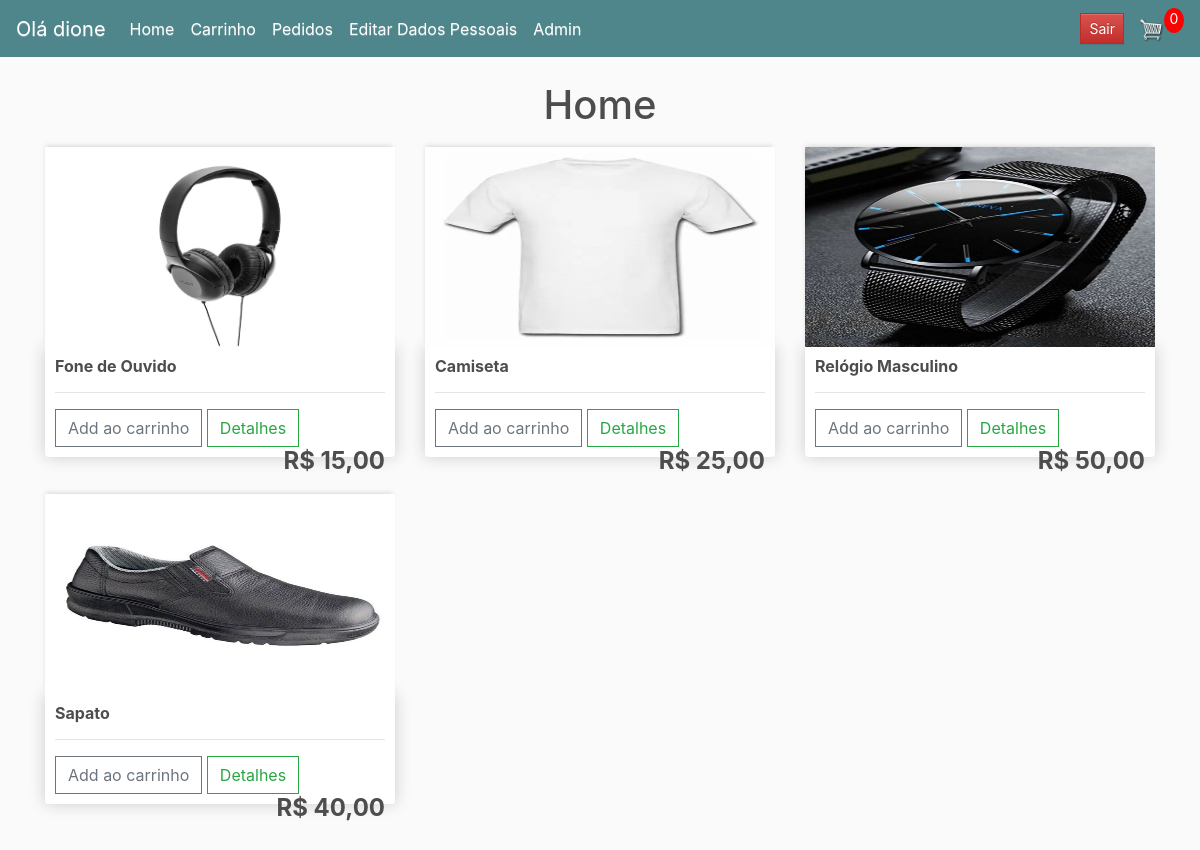
/ (signed in), run on the app's committed database.
### usuarios/models.py (models this page shows, shortened)
class User(AbstractUser):
    endereco = models.CharField(max_length=100, help_text='Insira o seu endereço.', null=True, blank=True)
    cidade = models.CharField(max_length=100, help_text='Insira a sua cidade.', null=True, blank=True)
    bairro = models.CharField(max_length=100, help_text='Insira o seu bairro.', null=True, blank=True)
    estado = models.CharField(max_length=100, help_text='Insira o seu estado.', null=True, blank=True)
    cep = models.CharField(max_length=8, null=True, blank=True)
    slug = models.SlugField(unique=True, blank=True, null=True)
    class Meta:
        verbose_name = ("Usuário")
        verbose_name_plural = ("Usuários")
        swappable = settings.AUTH_USER_MODEL

### test_ecommerce/models.py (models this page shows, shortened)
class Produto(models.Model):
    nome = models.CharField(max_length=200, null=True)
    preco = models.DecimalField(max_digits=7, decimal_places=2)
    imagem = models.ImageField(null=True, blank=True, upload_to='produtos')
    digital = models.BooleanField(default=False, null=True, blank=False)
    @property
    def image_url(self): # para poder visualizar fotos no html
        if self.imagem and hasattr(self.imagem, 'url'):
            return self.imagem.url

### test_ecommerce/views.py (the view)
# urls.py: 2. Add a URL to urlpatterns:  path('', views.home, name='home')
@login_required(redirect_field_name='cadastro/login.html')
def home(request):
    if request.user.is_authenticated:
        cliente = request.user
        pedido, criado = Pedido.objects.get_or_create(cliente=cliente, complete=False)
        itens = pedido.pedidoitem_set.all()
        cart_itens = pedido.pegar_carrinho_itens
    else:
        itens = []
        pedido = {'pegar_carrinho_total':0, 'pegar_carrinho_itens':0, 'envio':False}
        cart_itens = pedido['pegar_carrinho_itens']
    produtos = Produto.objects.all()
    context = {'produtos':produtos, 'cart_itens':cart_itens}
    return render(request, 'compras/home.html', context)

### test_ecommerce/models.py (called while the page is built)
    @property
    def pegar_carrinho_itens(self):
        itens = self.pedidoitem_set.all()
        total = sum([item.quantidade for item in itens])
        return total

### templates/compras/home.html (shortened to what this page needs)
{% extends 'base.html' %}
{% load static %}
{% block main %}
{% include 'navbar.html' %}
{% include 'mensagens.html' %}
<center><h1>Home</h1></center>
<div class="container">
    <div class="row">
        {% for produto in produtos %}
        <div class="col-lg-4">
            <img src="{{ produto.image_url|default_if_none:'/static/imagens/2+placeholder.png' }}" class="thumbnail">
            <div class="box-element product">
                <h6><strong>{{ produto.nome }}</strong></h6>
				<hr>
				<button data-product="{{ produto.id }}" data-action="add" class="btn btn-outline-secondary add-btn update-cart">Add ao carrinho</button>
				<a class="btn btn-outline-success" href="#">Detalhes</a>
				<h4 style="float: right"><strong>R$ {{ produto.preco }}</strong></h4>
            </div>
        </div>
        {% endfor %}
    </div>
</div>
<br>
{% endblock %}

### templates/base.html (shortened to what this page needs)
{% load static %}
<!DOCTYPE html>
<html lang="en">
<head>
    <link rel="stylesheet" href="https://cdn.jsdelivr.net/npm/bootstrap@4.6.2/dist/css/bootstrap.min.css">
    <link rel="stylesheet" href="https://maxcdn.bootstrapcdn.com/font-awesome/4.7.0/css/font-awesome.min.css">
    <link rel="stylesheet" href="https://maxcdn.bootstrapcdn.com/bootstrap/3.3.7/css/bootstrap-theme.min.css">
    <link rel="stylesheet" href="{% static 'css/style.css' %}">
</head>
<body>
    {% block main %}
    {% endblock %}
</body>
</html>

### templates/navbar.html (shortened to what this page needs)
{% extends 'base.html' %}
{% load static %}
{% block main %}
<nav class="navbar navbar-expand-lg navbar-dark bg-dark">
    {% if user.is_authenticated %}
    <a class="navbar-brand" href="{% url 'home' %}">Olá {{ user.username }}</a>
    {% else %}
    <a class="navbar-brand" href="#">ShopTime</a>
    {% endif %}
    <div class="collapse navbar-collapse" id="navbarSupportedContent">
      <ul class="navbar-nav mr-auto">
        {% if user.is_authenticated %}
        <li class="nav-item active">
          <a class="nav-link" href="{% url 'home' %}">Home <span class="sr-only">(current)</span></a>
        </li>
        <li class="nav-item active">
          <a class="nav-link" href="{% url 'cart' %}">Carrinho</a>
        </li>
        <li class="nav-item active">
          <a class="nav-link" href="{% url 'pedidos' %}">Pedidos</a>
        </li>
        <li class="nav-item active">
          <a class="nav-link" href="{% url 'editar_perfil' user.slug %}">Editar Dados Pessoais</a>
        </li>
        {% endif %}
        {% if user.is_superuser %}
        <li class="nav-item active">
          <a class="nav-link" href="http://127.0.0.1:8000/admin">Admin</a>
        </li>
        {% endif %}
      </ul>
      <div class="form-inline my-2 my-lg-0">
        {% if user.is_authenticated %}
        <a href="{% url 'logout' %}" class="btn btn-danger btn-sm" onclick="return confirm('Tem certeza que deseja sair?')">Sair</a>
        {% else %}
        <a href="{% url 'login' %}" class="btn btn-warning btn-sm">Login</a>
        {% endif %}
        {% if user.is_authenticated %}
        <a href="{% url 'cart' %}"><img src="{% static 'imagens/6+cart.png'%}" id="cart-icon"></a>
        <p id="cart-total">{{ cart_itens }}</p>
        {% endif %}
      </div>
    </div>
  </nav>
<br>
{% endblock %}

### templates/mensagens.html (shortened to what this page needs)
{% extends 'base.html' %}

### static/css/style.css (style rules this page uses)
body { background-color: hsl(0, 0%, 98%); }
h1,h2,h3,h4,h5,h6 { color:hsl(0, 0%, 30%); }
.box-element { box-shadow:hsl(0, 0%, 80%) 0 0 16px; background-color: #fff; border-radius: 4px; padding: 10px; }
.thumbnail { width: 100%; height: 200px; -webkit-box-shadow: -1px -3px 5px -2px rgba(214,214,214,1); -moz-box-shadow: -1px -3px 5px -2px rgba(214,214,214,1); box-shadow: -1px -3px 5px -2px rgba(214,214,214,1); }
.product { border-radius: 0 0 4px 4px; }
.bg-dark { background-color: #4f868c!important; }
#cart-icon { width:25px; display: inline-block; margin-left: 15px; }
#cart-total { display: block; text-align: center; color:#fff; background-color: red; width: 20px; height: 25px; border-radius: 50%; font-size: 14px; }
.col-lg-4, .col-lg-6, .col-lg-8, .col-lg-12 { margin-top: 10px; }
.btn { border-radius: 0; }

### data on the page
User: username "dione"
Produto: image_url (picture), nome "Fone de Ouvido", preco "15,00"
Produto: image_url (picture), nome "Camiseta", preco "25,00"
Produto: image_url (picture), nome "Relógio Masculino", preco "50,00"
Produto: image_url (picture), nome "Sapato", preco "40,00"

### other printed values
{{ cart_itens }} "0"
